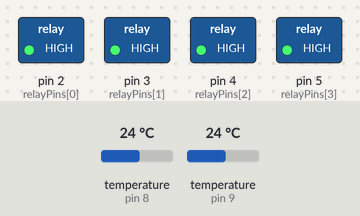
A sketch run on a simulated Arduino Uno, built with avr-gcc and run on an emulated ATmega328P. Shown: switched loads named in the sketch (green lamp = pin HIGH). The test bench sets the inputs (shaded band); at power-on: temperature (sensors on pin 8, pin 9) 24 °C.

Above: at 4.8 s.
4.9 s: temperature (sensor on pin 8) set to 31.5 °C
8.5 s: temperature (sensor on pin 8) set to 32.5 °C
At 9.6 s:
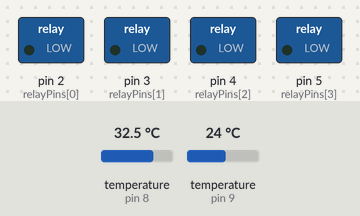
At 14.6 s:
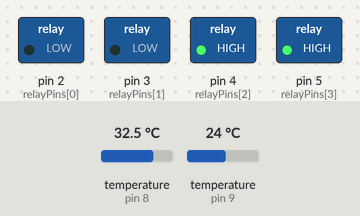
15.6 s: temperature (sensor on pin 8) set to 24.5 °C
22.1 s: temperature (sensor on pin 8) set to 23.2 °C
27.1 s: temperature (sensor on pin 8) set to 28 °C
At 32.8 s:
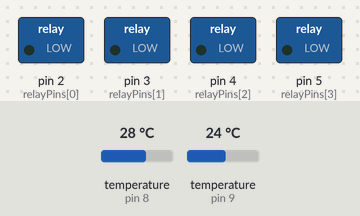
Timing chart, 0 to 34.3 s (numbered marks = the images above; inputs shaded):
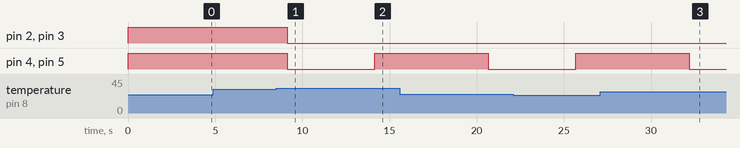

The sketch:

FINAL_GREENHOUSE_CODE.ino
```cpp
// AUTHOR - Atharv Shylesh Dave

/*

                                                  ""CODE FOR RUNNING THE EQUIPMENT FOR THE GREENHOUSE"":

> Done using Arduino Uno and 4 relay module

> Relay output pin 1 is connected to pin 2 of Arduino
> Relay output pin 2 is connected to pin 3 of Arduino
> Relay output pin 3 is connected to pin 4 of Arduino
> Relay output pin 4 is connected to pin 5 of Arduino

> Relay input pin 1 = "INLET EXHAUST"
> Relay input pin 2 = "OUTLET EXHAUST"
> Relay input pins 3,4 = "MIST NOZZLES"

*/


/*
                  "STEP ONE: IDENTIFYING AND RECORDING TEMPERATURES FROM TWO SENSORS."
*/

#include <OneWire.h>
#include <DallasTemperature.h>

// Define pins for temperature sensors
#define ONE_WIRE_BUS_T1 8
#define ONE_WIRE_BUS_T2 9

OneWire oneWireT1(ONE_WIRE_BUS_T1);
OneWire oneWireT2(ONE_WIRE_BUS_T2);

DallasTemperature sensorT1(&oneWireT1);
DallasTemperature sensorT2(&oneWireT2);

float TemperatureFromSensor1 = 0;
float TemperatureFromSensor2 = 0;


/*
                  "STEP TWO: INITIALISING THE RELAY MODULE."
*/

int relayPins[] = {2, 3, 4, 5}; // 0=OUTLET, 1=INLET, 2 & 3=MIST


/*
                  "STEP THREE: DEFINING THE DELAY TIMES FOR OUTLET EXHAUST AND MIST SPRAY"
*/

int Second = 1000;
int Minute = 60 * Second;
int OUTLETexhaustDelay = 5 * Minute;
int MistSprayDelay = 5 * Second;


/*
                  "STEP FOUR: SETTING UP THE OUTPUTS."
*/

void setup() {
  // Initialize relays
  for (int i = 0; i < 4; i++) {
    pinMode(relayPins[i], OUTPUT);
    digitalWrite(relayPins[i], HIGH); // Start all OFF (active LOW)
  }

  // Start temperature sensors
  sensorT1.begin();
  sensorT2.begin();
}


/*
                  "STEP FIVE: READING THE TEMPERATURE."
*/

void getTemperatures() {
  sensorT1.requestTemperatures();
  sensorT2.requestTemperatures();

  TemperatureFromSensor1 = sensorT1.getTempCByIndex(0);
  TemperatureFromSensor2 = sensorT2.getTempCByIndex(0);
}


/*
                 "STEP SIX: DEFINING THE CONDITIONs FOR ALL DEVICES"
*/

void OutletExhaustON() {
  digitalWrite(relayPins[0], LOW);
}

void OutletExhaustOFF() {
  digitalWrite(relayPins[0], HIGH);
}

void InletExhaustON() {
  digitalWrite(relayPins[1], LOW);
}

void InletExhaustOFF() {
  digitalWrite(relayPins[1], HIGH);
}

void MistSpraysON() {
  digitalWrite(relayPins[2], LOW);
  digitalWrite(relayPins[3], LOW);
}

void MistSpraysOFF() {
  digitalWrite(relayPins[2], HIGH);
  digitalWrite(relayPins[3], HIGH);
}


/*
                 "STEP SEVEN: APPLYING THE ABOVE CONDITIONS ACCORDING TO THE SPECIFIED REQUIREMENT"
*/

void loop() {
  getTemperatures();

  float AverageTemperature = (TemperatureFromSensor1 + TemperatureFromSensor2) / 2;

  if (AverageTemperature > 28) {
    OutletExhaustON();
    InletExhaustON();

    unsigned long exhaustStart = millis();

    while ((millis() - exhaustStart) < OUTLETexhaustDelay) {
      // Toggle mist sprays ON and OFF every 5 seconds
      MistSpraysON();
      delay(MistSprayDelay);
      MistSpraysOFF();
      delay(MistSprayDelay);

      // Update temperatures to check if it dropped
      getTemperatures();
      AverageTemperature = (TemperatureFromSensor1 + TemperatureFromSensor2) / 2;
      if (AverageTemperature <= 24) {
        break;
      }
    }

    OutletExhaustOFF(); // Turn off outlet exhaust after delay
    // Keep inlet exhaust and mist sprays running until temp drops
    while (AverageTemperature > 24) {
      MistSpraysON();
      delay(MistSprayDelay);
      MistSpraysOFF();
      delay(MistSprayDelay);

      getTemperatures();
      AverageTemperature = (TemperatureFromSensor1 + TemperatureFromSensor2) / 2;
    }

    InletExhaustOFF();
    MistSpraysOFF();
  }
  else if (AverageTemperature <= 24) {
    OutletExhaustOFF();
    InletExhaustOFF();
    MistSpraysOFF();
  }

  delay(1000); // Check temperature every second
}
```

Measured:
- the behaviour switches between 32 and 32.1 °C on temperature (sensor on pin 8) (found by bisection; images 0 and 1)
- after the input at 4.9 s, every drawn part: stays the same
- after the input at 8.5 s, pin 2 (relayPins[0]), pin 3 (relayPins[1]): HIGH → LOW after 0.64 s; pin 4 (relayPins[2]), pin 5 (relayPins[3]): HIGH → LOW after 0.64 s, → HIGH 5.0 s later
- after the input at 27.1 s, pin 2 (relayPins[0]), pin 3 (relayPins[1]): stays LOW (without the input it goes to HIGH after 5.1 s); pin 4 (relayPins[2]), pin 5 (relayPins[3]): HIGH → LOW after 5.1 s
